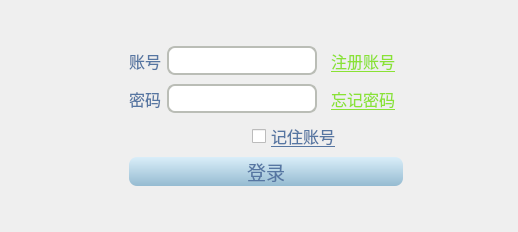
<?xml version="1.0" encoding="UTF-8"?>
<ui version="4.0">
 <class>Sign_in</class>
 <widget class="QWidget" name="Sign_in">
  <property name="geometry">
   <rect>
    <x>0</x>
    <y>0</y>
    <width>518</width>
    <height>232</height>
   </rect>
  </property>
  <property name="windowTitle">
   <string>智能大棚---登录</string>
  </property>
  <property name="windowIcon">
   <iconset resource="../resource/resource.qrc">
    <normaloff>:/png/ui_icon.ico</normaloff>:/png/ui_icon.ico</iconset>
  </property>
  <property name="styleSheet">
   <string notr="true">color: rgb(86, 118, 162);</string>
  </property>
  <layout class="QVBoxLayout" name="verticalLayout_3">
   <item>
    <spacer name="verticalSpacer_3">
     <property name="orientation">
      <enum>Qt::Vertical</enum>
     </property>
     <property name="sizeHint" stdset="0">
      <size>
       <width>20</width>
       <height>0</height>
      </size>
     </property>
    </spacer>
   </item>
   <item>
    <layout class="QHBoxLayout" name="horizontalLayout_4">
     <item>
      <spacer name="horizontalSpacer_5">
       <property name="orientation">
        <enum>Qt::Horizontal</enum>
       </property>
       <property name="sizeHint" stdset="0">
        <size>
         <width>40</width>
         <height>20</height>
        </size>
       </property>
      </spacer>
     </item>
     <item>
      <widget class="QLabel" name="label_3">
       <property name="maximumSize">
        <size>
         <width>200</width>
         <height>200</height>
        </size>
       </property>
       <property name="text">
        <string/>
       </property>
       <property name="pixmap">
        <pixmap resource="../resource/resource.qrc">:/png/ui_login.png</pixmap>
       </property>
       <property name="scaledContents">
        <bool>true</bool>
       </property>
      </widget>
     </item>
     <item>
      <layout class="QVBoxLayout" name="verticalLayout_2">
       <item>
        <spacer name="verticalSpacer_2">
         <property name="orientation">
          <enum>Qt::Vertical</enum>
         </property>
         <property name="sizeHint" stdset="0">
          <size>
           <width>20</width>
           <height>40</height>
          </size>
         </property>
        </spacer>
       </item>
       <item>
        <layout class="QVBoxLayout" name="verticalLayout">
         <item>
          <layout class="QHBoxLayout" name="horizontalLayout">
           <item>
            <widget class="QLabel" name="label">
             <property name="font">
              <font>
               <family>Ubuntu Mono</family>
               <pointsize>12</pointsize>
              </font>
             </property>
             <property name="styleSheet">
              <string notr="true"/>
             </property>
             <property name="text">
              <string>账号</string>
             </property>
            </widget>
           </item>
           <item>
            <widget class="QLineEdit" name="ui_account">
             <property name="minimumSize">
              <size>
               <width>150</width>
               <height>12</height>
              </size>
             </property>
             <property name="font">
              <font>
               <family>Ubuntu Mono</family>
               <pointsize>12</pointsize>
              </font>
             </property>
             <property name="styleSheet">
              <string notr="true">    border-style: outset;
    border-radius: 8px;
	color: rgb(86, 118, 162);
	border:2px solid rgb(186, 189, 182);</string>
             </property>
             <property name="maxLength">
              <number>15</number>
             </property>
             <property name="alignment">
              <set>Qt::AlignCenter</set>
             </property>
             <property name="cursorMoveStyle">
              <enum>Qt::LogicalMoveStyle</enum>
             </property>
            </widget>
           </item>
           <item>
            <widget class="QPushButton" name="ui_register_account">
             <property name="font">
              <font>
               <family>Ubuntu Mono</family>
               <pointsize>12</pointsize>
               <underline>true</underline>
              </font>
             </property>
             <property name="styleSheet">
              <string notr="true">QPushButton{
	color: rgb(138, 226, 52);
    }
QPushButton:hover {
	color: rgb(115, 210, 22);
    }
QPushButton:pressed {
	background-color: transparent;
	border: none;
	color: rgb(86, 118, 162);
    }
</string>
             </property>
             <property name="text">
              <string>注册账号</string>
             </property>
             <property name="flat">
              <bool>true</bool>
             </property>
            </widget>
           </item>
          </layout>
         </item>
         <item>
          <layout class="QHBoxLayout" name="horizontalLayout_2">
           <item>
            <widget class="QLabel" name="label_2">
             <property name="font">
              <font>
               <family>Ubuntu Mono</family>
               <pointsize>12</pointsize>
              </font>
             </property>
             <property name="styleSheet">
              <string notr="true"/>
             </property>
             <property name="text">
              <string>密码</string>
             </property>
            </widget>
           </item>
           <item>
            <widget class="QLineEdit" name="ui_password">
             <property name="minimumSize">
              <size>
               <width>150</width>
               <height>12</height>
              </size>
             </property>
             <property name="font">
              <font>
               <family>Ubuntu Mono</family>
               <pointsize>12</pointsize>
              </font>
             </property>
             <property name="styleSheet">
              <string notr="true">    border-style: outset;
    border-radius: 8px;
	color: rgb(86, 118, 162);
	border:2px solid rgb(186, 189, 182);</string>
             </property>
             <property name="maxLength">
              <number>15</number>
             </property>
             <property name="echoMode">
              <enum>QLineEdit::Password</enum>
             </property>
             <property name="alignment">
              <set>Qt::AlignCenter</set>
             </property>
            </widget>
           </item>
           <item>
            <widget class="QPushButton" name="ui_forget_password">
             <property name="font">
              <font>
               <family>Ubuntu Mono</family>
               <pointsize>12</pointsize>
               <underline>true</underline>
              </font>
             </property>
             <property name="styleSheet">
              <string notr="true">QPushButton{
	color: rgb(138, 226, 52);
    }
QPushButton:hover {
	color: rgb(115, 210, 22);
    }
QPushButton:pressed {
	background-color: transparent;
	border: none;
	color: rgb(86, 118, 162);
    }</string>
             </property>
             <property name="text">
              <string>忘记密码</string>
             </property>
             <property name="flat">
              <bool>true</bool>
             </property>
            </widget>
           </item>
          </layout>
         </item>
         <item>
          <layout class="QHBoxLayout" name="horizontalLayout_3">
           <item>
            <spacer name="horizontalSpacer">
             <property name="orientation">
              <enum>Qt::Horizontal</enum>
             </property>
             <property name="sizeHint" stdset="0">
              <size>
               <width>60</width>
               <height>20</height>
              </size>
             </property>
            </spacer>
           </item>
           <item>
            <spacer name="horizontalSpacer_3">
             <property name="orientation">
              <enum>Qt::Horizontal</enum>
             </property>
             <property name="sizeHint" stdset="0">
              <size>
               <width>40</width>
               <height>20</height>
              </size>
             </property>
            </spacer>
           </item>
           <item>
            <widget class="QCheckBox" name="ui_save_password">
             <property name="font">
              <font>
               <family>Ubuntu Mono</family>
               <pointsize>12</pointsize>
               <underline>true</underline>
              </font>
             </property>
             <property name="styleSheet">
              <string notr="true">text-decoration: underline;</string>
             </property>
             <property name="text">
              <string>记住账号</string>
             </property>
            </widget>
           </item>
           <item>
            <spacer name="horizontalSpacer_2">
             <property name="orientation">
              <enum>Qt::Horizontal</enum>
             </property>
             <property name="sizeHint" stdset="0">
              <size>
               <width>20</width>
               <height>20</height>
              </size>
             </property>
            </spacer>
           </item>
          </layout>
         </item>
         <item>
          <widget class="QPushButton" name="ui_sign_in">
           <property name="font">
            <font>
             <family>Ubuntu Mono</family>
             <pointsize>14</pointsize>
            </font>
           </property>
           <property name="styleSheet">
            <string notr="true">QPushButton{
    background-color: qlineargradient(spread:pad, x1:0, y1:1, x2:0, y2:0, stop:0 rgba(149, 187, 209, 255), stop:1 rgba(218, 238, 249, 255));
    border-style: outset;
    border-radius: 8px;
	color:rgb(86, 118, 162);
    }
QPushButton:pressed {
    background-color: qlineargradient(spread:pad, x1:0, y1:1, x2:0, y2:0, stop:0 rgba(17, 100, 162, 255), stop:1 rgba(61, 140, 201, 255));
    border-style: inset;
    border-radius: 8px;
	color:white;
    }</string>
           </property>
           <property name="text">
            <string>登录</string>
           </property>
          </widget>
         </item>
        </layout>
       </item>
       <item>
        <spacer name="verticalSpacer">
         <property name="orientation">
          <enum>Qt::Vertical</enum>
         </property>
         <property name="sizeHint" stdset="0">
          <size>
           <width>20</width>
           <height>40</height>
          </size>
         </property>
        </spacer>
       </item>
      </layout>
     </item>
     <item>
      <spacer name="horizontalSpacer_4">
       <property name="orientation">
        <enum>Qt::Horizontal</enum>
       </property>
       <property name="sizeHint" stdset="0">
        <size>
         <width>40</width>
         <height>20</height>
        </size>
       </property>
      </spacer>
     </item>
    </layout>
   </item>
   <item>
    <spacer name="verticalSpacer_4">
     <property name="orientation">
      <enum>Qt::Vertical</enum>
     </property>
     <property name="sizeHint" stdset="0">
      <size>
       <width>20</width>
       <height>0</height>
      </size>
     </property>
    </spacer>
   </item>
  </layout>
 </widget>
 <resources>
  <include location="../resource/resource.qrc"/>
  <include location="../../live_client/resource/resource.qrc"/>
 </resources>
 <connections/>
</ui>
